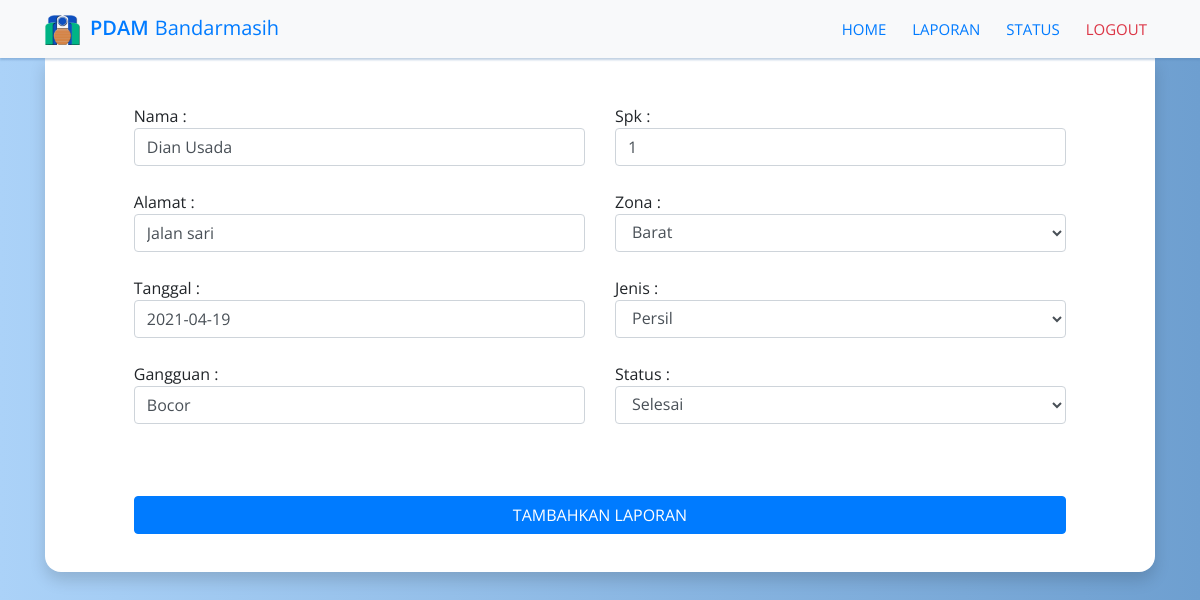
The app's page /update/1/ with its own data.
### app/models.py (models this page shows, shortened)
class Laporan(models.Model):
    ZONA = (
        ('Barat','Barat'),
        ('Utara','Utara'),
        ('Timur','Timur'),
        ('Selatan','Selatan'),
        )
    JENIS = (
        ('Persil','Persil'),
        ('Trandist','Trandist')
    )
    STATUS = (
        ('Pending','Pending'),
        ('Penanganan','Penanganan'),
        ('Selesai','Selesai'),
    )
    spk = models.IntegerField(primary_key=True)
    zona = models.CharField(max_length=200, null=True, choices=ZONA)
    nama = models.CharField(max_length=200, null=True)
    alamat = models.CharField(max_length=200, null=True)
    tanggal = models.DateField(null=True)
    gangguan = models.CharField(max_length=200, null=True)
    jenis = models.CharField(max_length=200, null=True, choices=JENIS)
    status = models.CharField(max_length=200, null=True, choices=STATUS)

### app/views.py (the view)
# urls.py: path('update/<str:pk>/', views.update, name="update"),
def update(request, pk):
	laporan = Laporan.objects.get(spk=pk)
	form = FormLaporan(instance=laporan)
	if request.method == 'POST':
		form = FormLaporan(request.POST, instance=laporan)
		if form.is_valid():
			form.save()
			return redirect('/data/')
	context = {'form':form}
	return render(request, 'app/form.html', context)

### app/forms.py
class FormLaporan(ModelForm):
    class Meta:
        model = Laporan
        fields = ['spk', 'zona', 'nama', 'alamat', 'tanggal', 'gangguan', 'jenis', 'status']
        widgets = {
            'spk' : forms.NumberInput(attrs={'class':'form-control'}),
            'zona' : forms.Select(attrs={'class':'form-control'}),
            'nama' : forms.TextInput(attrs={'class':'form-control'}),
            'alamat' : forms.TextInput(attrs={'class':'form-control'}),
            'tanggal' : forms.DateInput(attrs={'class':'form-control'}),
            'gangguan' : forms.TextInput(attrs={'class':'form-control'}),
            'jenis' : forms.Select(attrs={'class':'form-control'}),
            'status' : forms.Select(attrs={'class':'form-control'}),
        }

### app/templates/app/form.html (shortened to what this page needs)
{% extends 'app/main.html' %} {%load static%} {% block content %} {%include 'app/navbar.html' %}
<div class="container">
  <section id="input-form" class="shadow">
    <div class="row justify-content-center">
      <form class="col-sm-12" method="POST" action="">
        <br />
        <div class="row">
          <div class="col-md-6">
            {{form.nama.label}} : {{form.nama}}<br />
            {{form.alamat.label}} : {{form.alamat}}<br />
            {{form.tanggal.label}} : {{form.tanggal}}<br />
            {{form.gangguan.label}} : {{form.gangguan}}<br />
          </div>
          <div class="col-md-6">
            {{form.spk.label}} : {{form.spk}}<br />
            {{form.zona.label}} : {{form.zona}}<br />
            {{form.jenis.label}} : {{form.jenis}}<br />
            {{form.status.label}} : {{form.status}}<br />
          </div>
        </div>
        <input type="submit" value="TAMBAHKAN LAPORAN" class="mt-5 mb-3 btn btn-primary btn-block" />
      </form>
    </div>
  </section>
</div>
{%endblock%}

### app/static/css/custom-style-home.css (style rules this page uses)
html { height: 100%; scroll-behavior: smooth; }
body { background-image: linear-gradient(to right, #abd2f8, #6e9fd0); background-color: #eeeeee; width: 100%; background-size: cover; background-repeat: repeat-y; font-family: "Open Sans"; animation: FadeIn 2s; }

### app/static/css/custom-style-login.css (style rules this page uses)
html { height: 100%; scroll-behavior: smooth; }
body { background: rgb(255, 255, 255); background: linear-gradient(180deg, rgba(255, 255, 255, 1) 15%, rgba(214, 230, 248, 0.49687199098389356) 35%, rgba(57, 136, 225, 0.8946310946253502) 100%); width: 100%; background-size: cover; background-repeat: no-repeat; font-family: "Open Sans"; animation: FadeIn 2s; }

### app/static/css/custom-style-data.css (style rules this page uses)
html { height: 100%; scroll-behavior: smooth; }
body { background-image: linear-gradient(to right, #abd2f8, #6e9fd0); background-color: #eeeeee; width: 100%; background-size: cover; background-repeat: repeat; font-family: "Open Sans"; animation: FadeIn 2s; }
#input-form { padding-left: 8%; padding-right: 8%; padding-top: 2%; padding-bottom: 2%; border-bottom-left-radius: 1rem; border-bottom-right-radius: 1rem; background: #fff; box-shadow: 2px #4e7cad5b; }
* { outline: none; }

### records on screen
Laporan: nama "Dian Usada", alamat "Jalan sari", tanggal "2021-04-19", gangguan "Bocor", spk "1", zona "Barat", jenis "Persil", status "Selesai"
